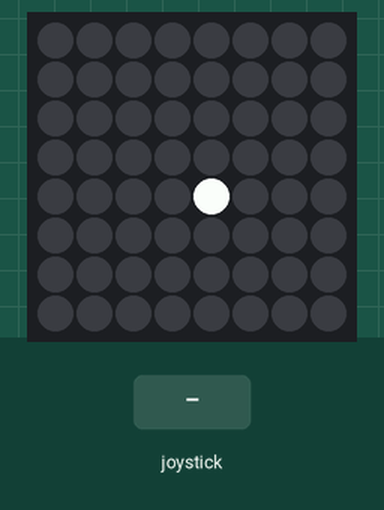
A program run on a simulated Raspberry Pi (BCM pin numbers) with a Sense HAT. Shown: the Sense HAT's 8×8 RGB LED matrix. Inputs (shaded band) come from the test bench.

Above: at 1.2 s.
1.3 s: joystick pushed up
At 2.3 s:
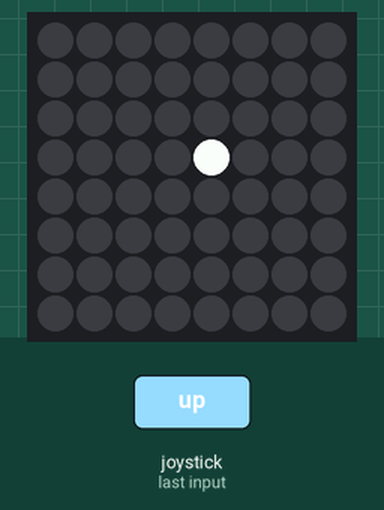
2.8 s: joystick pushed left
At 3.4 s:
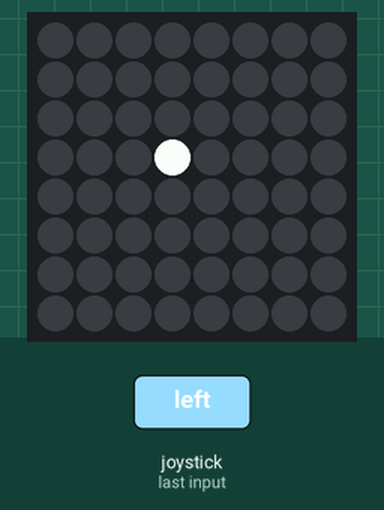
4.3 s: joystick pushed down
At 5.5 s:
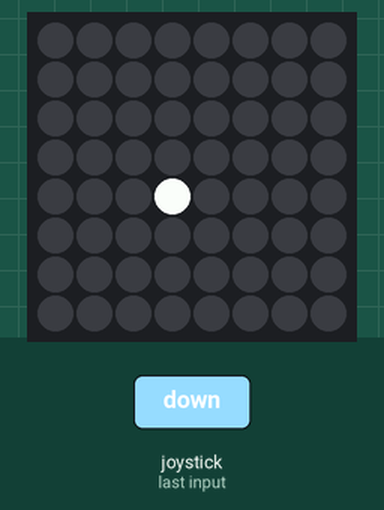
5.8 s: joystick pushed down
At 6.9 s:
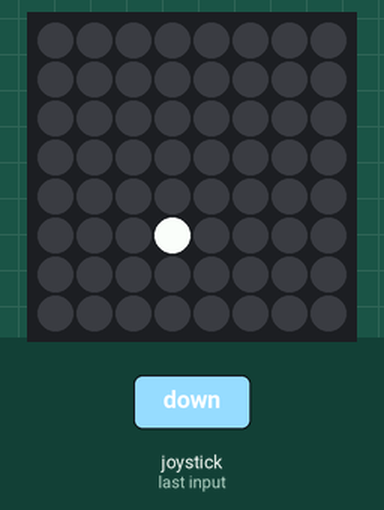
7.3 s: joystick pushed right
At 8.0 s:
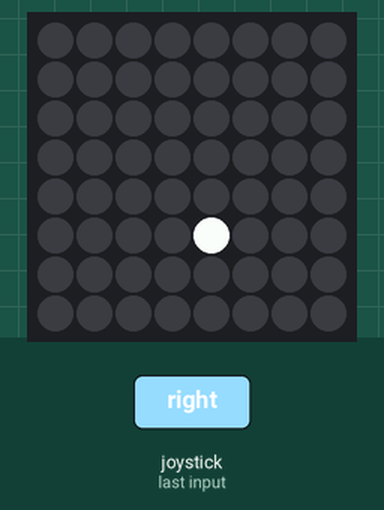
8.8 s: joystick pushed right
At 9.2 s:
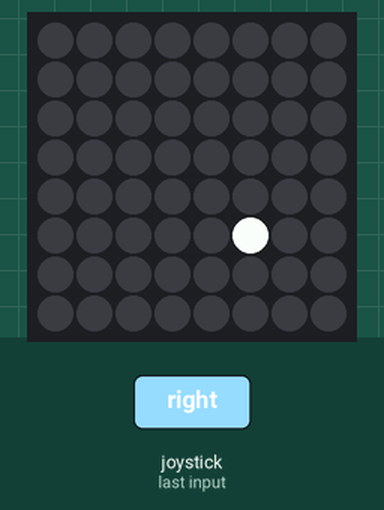
Timing chart, 0 to 11.3 s (numbered marks = the images above; inputs shaded):
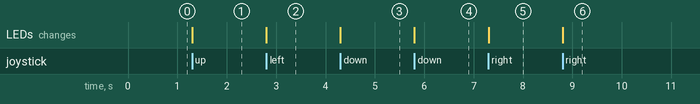

Measured:
- after the input at 1.3 s, the LEDs: change at once (image 1)
- after the input at 2.8 s, the LEDs: change at once (image 2)
- after the input at 4.3 s, the LEDs: change at once (image 3)
- after the input at 5.8 s, the LEDs: change at once (image 4)
- after the input at 7.3 s, the LEDs: change at once (image 5)
- after the input at 8.8 s, the LEDs: change at once (image 6)

The program:

hat_joystick_events.py
```python
# This file has been written to your home directory for convenience. It is
# saved as "/home/pi/joystick_events-2022-09-05-18-25-13.py"

from sense_hat import SenseHat
from signal import pause

x = y = 4
hat = SenseHat()

def update_screen():
    hat.clear()
    hat.set_pixel(x, y, 255, 255, 255)

def clamp(value, min_value=0, max_value=7):
    return min(max_value, max(min_value, value))

def move_dot(event):
    global x, y
    if event.action in ('pressed', 'held'):
        x = clamp(x + {
            'left': -1,
            'right': 1,
            }.get(event.direction, 0))
        y = clamp(y + {
            'up': -1,
            'down': 1,
            }.get(event.direction, 0))

update_screen()
hat.stick.direction_up = move_dot
hat.stick.direction_down = move_dot
hat.stick.direction_left = move_dot
hat.stick.direction_right = move_dot
hat.stick.direction_any = update_screen
pause()
```
